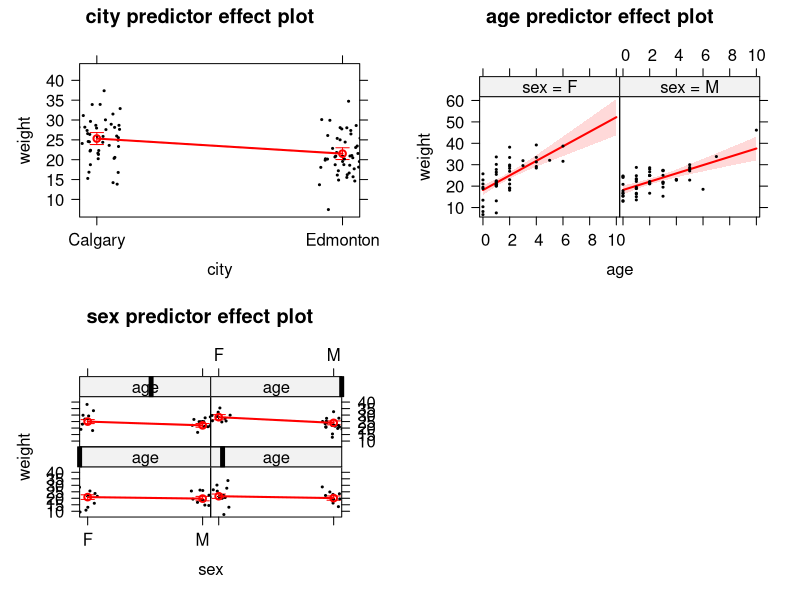
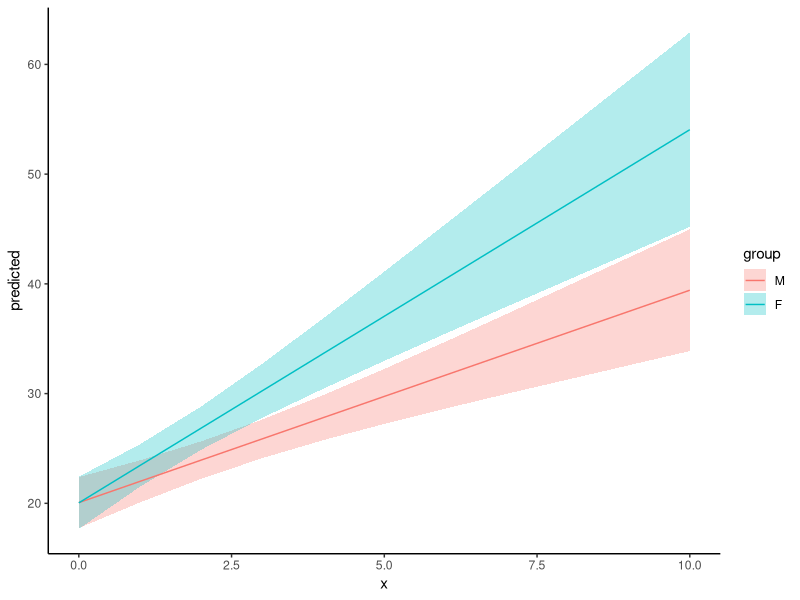
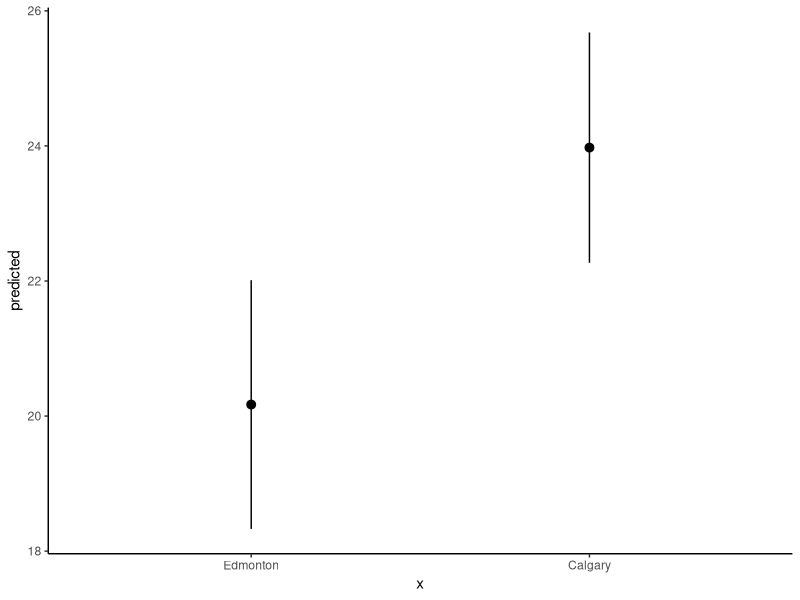

Reproduce these figures in R, in order.
# Generate some bat data
setwd("./03 Validation")

set.seed(1)
N <- 100 #Sample size
var1 <- sample(c('Edmonton','Calgary'),N,replace=TRUE) #Sampling site
var2 <- round(rexp(N,0.5)) #Age of bats
var3 <- sample(c('F','M'),N,replace=TRUE) #Sex
dat <- data.frame(city=var1,age=var2,sex=var3)
modMat <- model.matrix(~city+age*sex,data=dat)
coefs <- c(20,-3,3,0,-1) #Coefficients
sd <- 3
weight <- abs(rnorm(N,modMat%*%coefs,5)) #Reflecting boundary
weight[weight<5] <- weight[weight<5]+rexp(sum(weight<5),0.2) #Feed those tiny bats more food!
dat$weight <- weight
rm(var1,var2,var3,modMat,coefs,sd,N,weight) #Cleanup
write.csv(dat,file='batDat.csv')

batMod <- lm(weight~city+age*sex,data=dat)
summary(batMod)

#Partial effects plots - effects
library(effects)
batModEff <- predictorEffects(batMod,partial.residuals=TRUE) #Calculate partial effects
plot(batModEff,
     lines=list(col='red'), partial.residuals=list(pch=19,col='black',cex=0.25))

#Same thing using ggeffects
library(tidyverse)
theme_set(theme_classic())
library(ggeffects)

batModEff1 <- ggpredict(batMod,terms=c('age','sex')) %>% data.frame()
ggplot(batModEff1,aes(x=x,y=predicted))+
  geom_ribbon(aes(ymax=conf.high,ymin=conf.low,fill=group),alpha=0.3)+
  geom_line(aes(col=group))

batModEff2 <- ggpredict(batMod,terms=c('city')) %>% data.frame()
ggplot(batModEff2,aes(x=x,y=predicted))+
  geom_pointrange(aes(ymax=conf.high,ymin=conf.low))


#Bonus:
a <- c(rep('Na',16),rep(c('Batman!',rep('',7)),2))
for(i in 1:length(a)) print(a[i])
